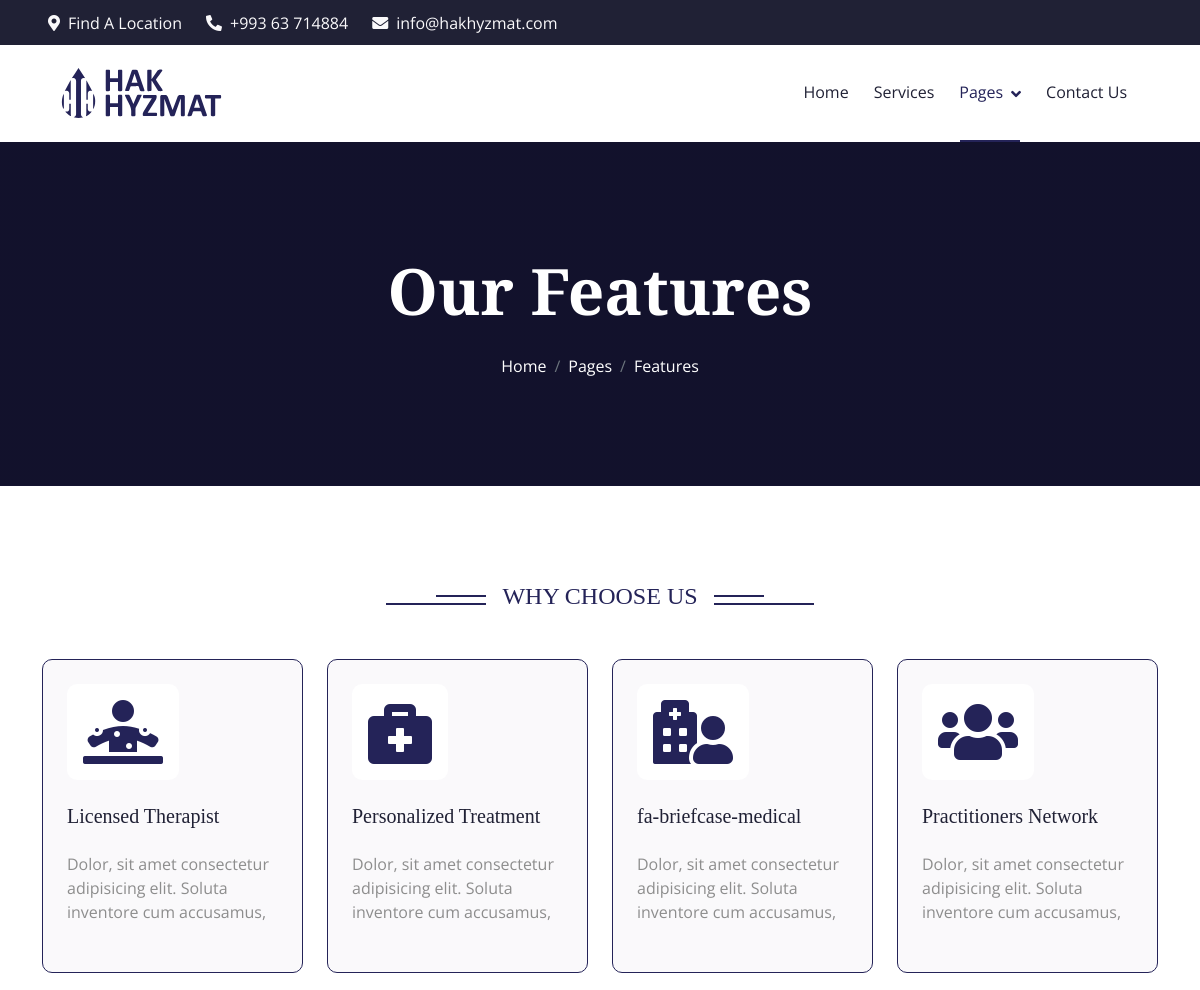
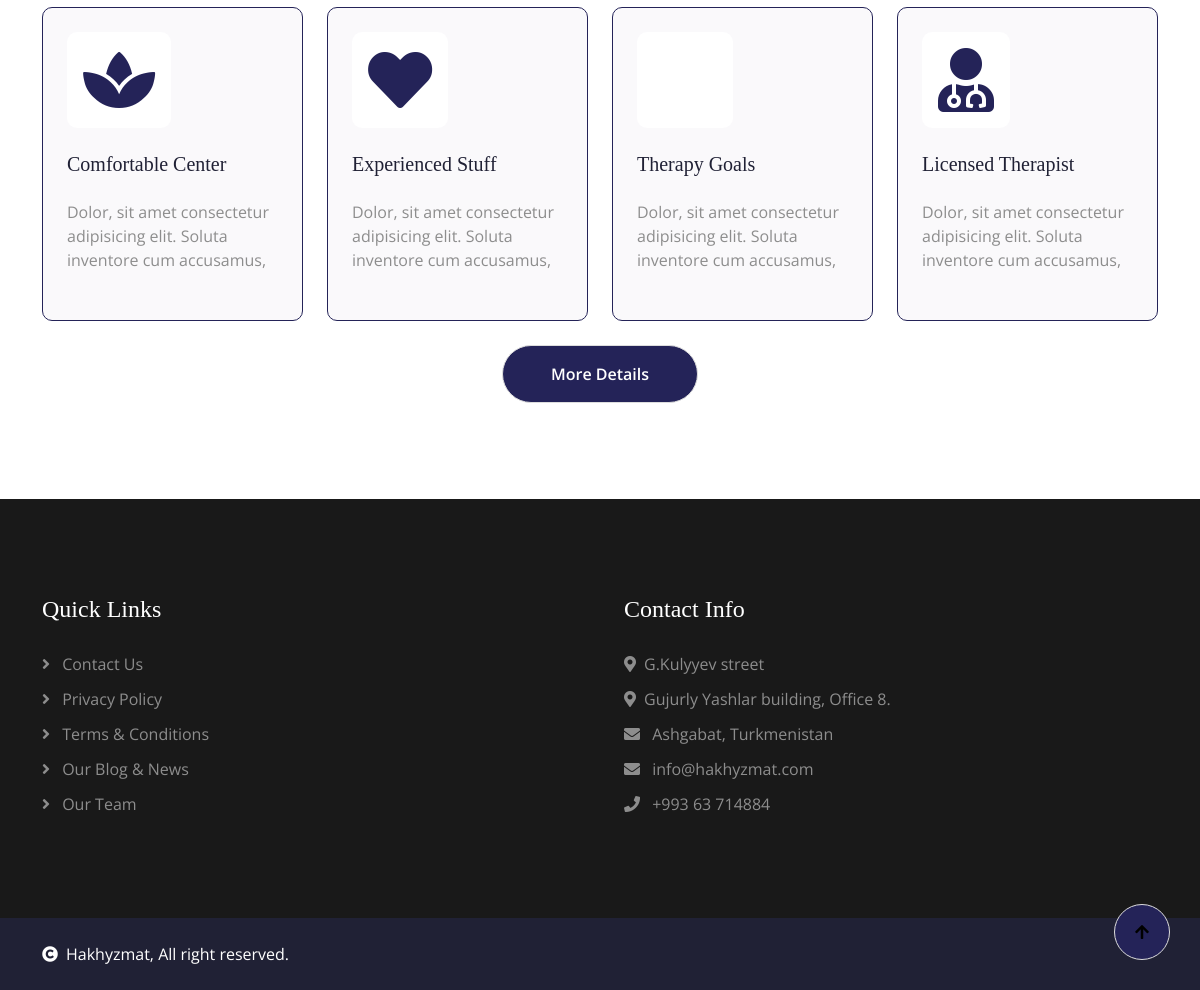
Screenshot of /feature/ with the database file from the repository (2 pictures, top to bottom).
### main/models/feature.py (models this page shows, shortened)
class Feature(models.Model):
    name = models.CharField(max_length=255)
    description = models.TextField()
    icon_name = models.CharField(max_length=255)
    created_at = models.DateTimeField(auto_now_add=True)
    updated_at = models.DateTimeField(auto_now=True)
    class Meta:
        verbose_name = 'Feature'
        verbose_name_plural = 'Features'

### main/views/feature.py (the view)
# urls.py: path('feature/', feature, name='feature'),
def feature(request):
    features = Feature.objects.all()
    data = {
        'features': features,
    }
    return render(request, 'main/feature/base.html', data)

### templates/main/feature/base.html
{% extends 'main/layout/base.html' %}
{% block content %}
    {% include 'main/navbar/navbar.html' %}
    {% include 'main/navbar/header.html' %}
    {% include 'main/feature/feature.html' %}
{% endblock %}

### templates/main/feature/feature.html
<div class="container-fluid feature py-5">
  <div class="container py-5">
    <div class="section-title mb-5 wow fadeInUp" data-wow-delay="0.1s">
      <div class="sub-style">
        <h4 class="sub-title px-3 mb-0">Why Choose Us</h4>
      </div>
    </div>
    <div class="row g-4 justify-content-center">
      {% for feature in features %}
      <div
        class="col-md-6 col-lg-4 col-xl-3 wow fadeInUp"
        data-wow-delay="0.1s"
      >
        <div class="row-cols-1 feature-item p-4">
          <div class="col-12">
            <div class="feature-icon mb-4">
              <div class="p-3 d-inline-flex bg-white rounded">
                <i class="{{ feature.icon_name }} fa-4x text-primary"></i>
              </div>
            </div>
            <div class="feature-content d-flex flex-column">
              <h5 class="mb-4">{{ feature.name }}</h5>
              <p class="mb-4">
                {% if feature.description|length > 77 %}
                    {{ feature.description|slice:":77" }}...
                {% else %}
                    {{ feature.description }}
                {% endif %}
              </p>
            </div>
          </div>
        </div>
      </div>
      {% endfor %}
      <div class="col-12 text-center wow fadeInUp" data-wow-delay="0.2s">
        <a href="#" class="btn btn-primary rounded-pill text-white py-3 px-5"
          >More Details</a
        >
      </div>
    </div>
  </div>
</div>

### static/main/css/style.css (style rules this page uses)
.btn { font-weight: 600; transition: .5s; }
.btn.btn-primary { box-shadow: inset 0 0 0 0 #242358; border: 1px solid #DDDDDD; }
.section-title { max-width: 900px; text-align: center; margin: 0 auto; }
.section-title .sub-style { position: relative; display: inline-block; text-transform: uppercase; color: #242358; }
.section-title .sub-style::before { content: ""; width: 100px; position: absolute; top: 50%; left: 0; transform: translateY(-50%); margin-top: 8px; margin-left: -100px; border: 1px solid #242358 !important; }
.section-title .sub-style::after { content: ""; width: 50px; position: absolute; top: 50%; left: 0; transform: translateY(-50%); margin-bottom: 5px; margin-left: -50px; border: 1px solid #242358 !important; }
.sub-title { position: relative; display: inline-block; text-transform: uppercase; color: #242358; }
.sub-title::before { content: ""; width: 100px; position: absolute; top: 50%; right: 0; transform: translateY(-50%); margin-top: 8px; margin-right: -100px; border: 1px solid #242358 !important; }
.sub-title::after { content: ""; width: 50px; position: absolute; top: 50%; right: 0; transform: translateY(-50%); margin-bottom: 8px; margin-right: -50px; border: 1px solid #242358 !important; }
.feature .feature-item { position: relative; display: flex; border: 1px solid #242358; border-radius: 10px; background: var(--bs-light); transition: 0.5s; }
.feature .feature-item::before { width: 0; height: 100%; content: ""; position: absolute; top: 0; left: 0; border-radius: 10px; transition: 0.5s; }
.feature .feature-item .feature-icon { display: inline-flex; border-radius: 10px; transition: 0.5s; }

### rows the page displays
Feature: name "Licensed Therapist", description "Dolor, sit amet consectetur adipisicing elit. Soluta inventore cum accusamus,"
Feature: name "Personalized Treatment", description "Dolor, sit amet consectetur adipisicing elit. Soluta inventore cum accusamus,"
Feature: name "fa-briefcase-medical", description "Dolor, sit amet consectetur adipisicing elit. Soluta inventore cum accusamus,"
Feature: name "Practitioners Network", description "Dolor, sit amet consectetur adipisicing elit. Soluta inventore cum accusamus,"
Feature: name "Comfortable Center", description "Dolor, sit amet consectetur adipisicing elit. Soluta inventore cum accusamus,"
Feature: name "Experienced Stuff", description "Dolor, sit amet consectetur adipisicing elit. Soluta inventore cum accusamus,"
Feature: name "Therapy Goals", description "Dolor, sit amet consectetur adipisicing elit. Soluta inventore cum accusamus,"
Feature: name "Licensed Therapist", description "Dolor, sit amet consectetur adipisicing elit. Soluta inventore cum accusamus,"
